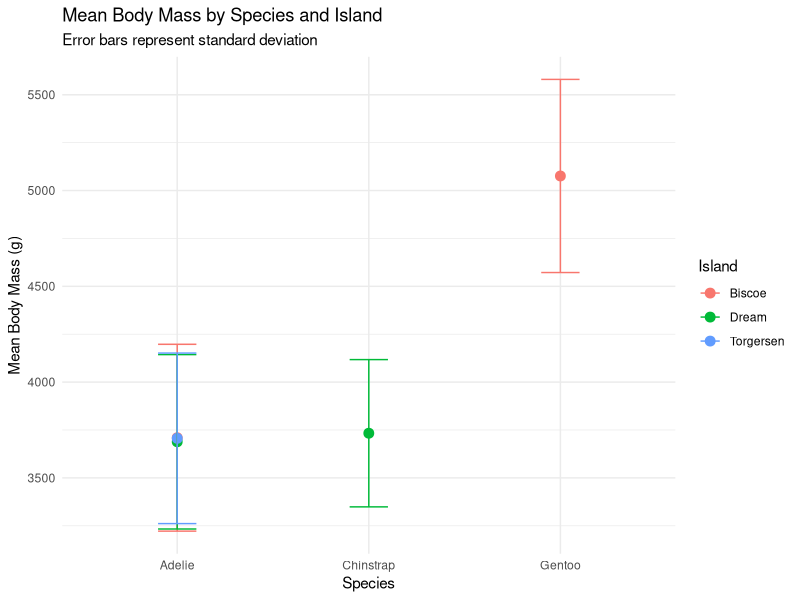

This figure's R source:
## ---- chunk 1
#| include: false

library(tidyverse)
library(palmerpenguins)
data("penguins")

# Aggregation with the missing value trap fixed via na.rm = TRUE
biological_signal <- penguins |>
  group_by(species, sex) |>
  summarise(
    sample_size = n(),
    mean_mass_g = mean(body_mass_g, na.rm = TRUE),
    sd_mass_g = sd(body_mass_g, na.rm = TRUE),
    .groups = "drop"
  )

# Mean body mass by species and island, with standard deviation error bars
mass_compare_plot <- penguins |>
  group_by(species, island) |>
  summarise(
    mean_mass = mean(body_mass_g, na.rm = TRUE),
    sd_mass = sd(body_mass_g, na.rm = TRUE),
    n = n(),
    .groups = "drop"
  ) |>
  ggplot(aes(x = species, y = mean_mass, colour = island)) +
  geom_point(size = 3) +
  geom_errorbar(aes(ymin = mean_mass - sd_mass, ymax = mean_mass + sd_mass), width = 0.2) +
  labs(
    title = "Mean Body Mass by Species and Island",
    subtitle = "Error bars represent standard deviation",
    y = "Mean Body Mass (g)",
    x = "Species",
    colour = "Island"
  ) +
  theme_minimal()
## ---- chunk 2
mass_compare_plot
